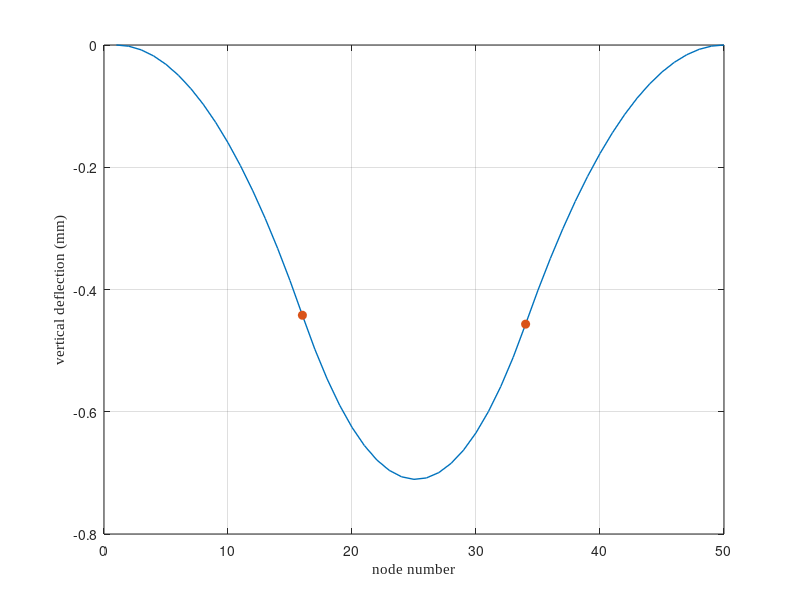
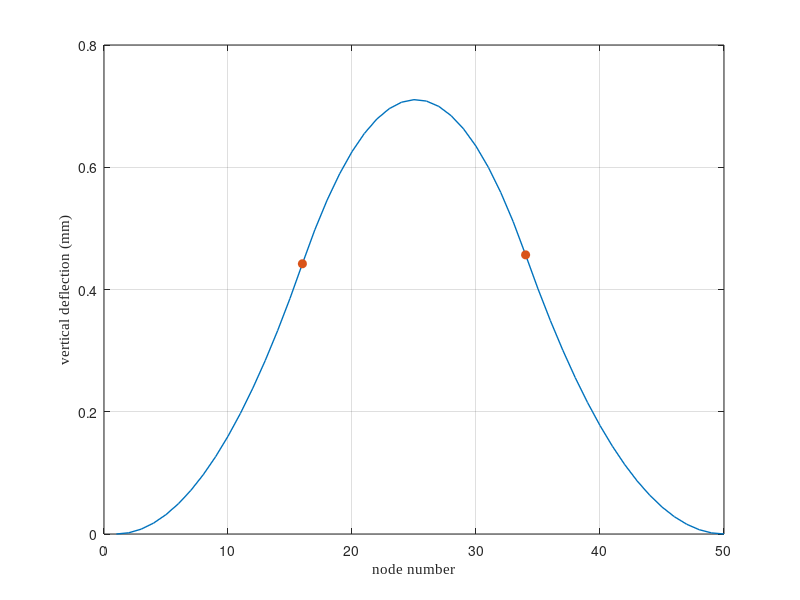
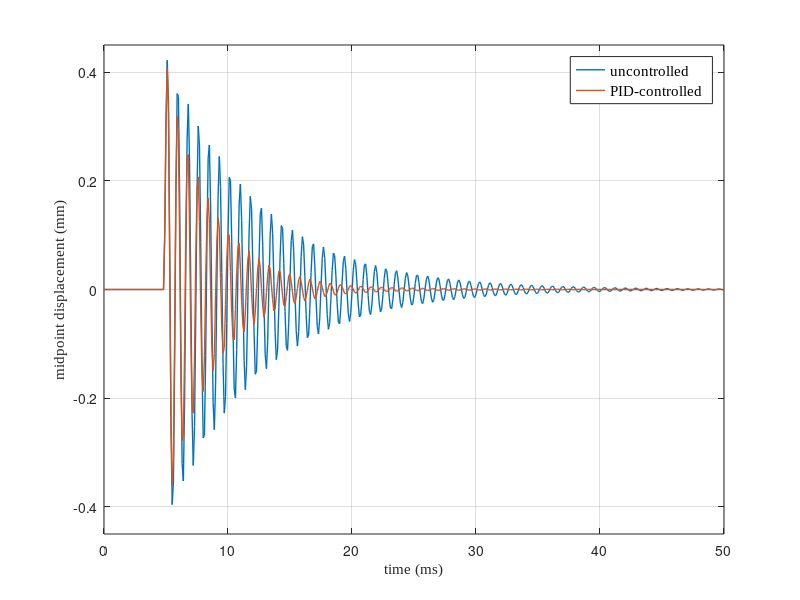
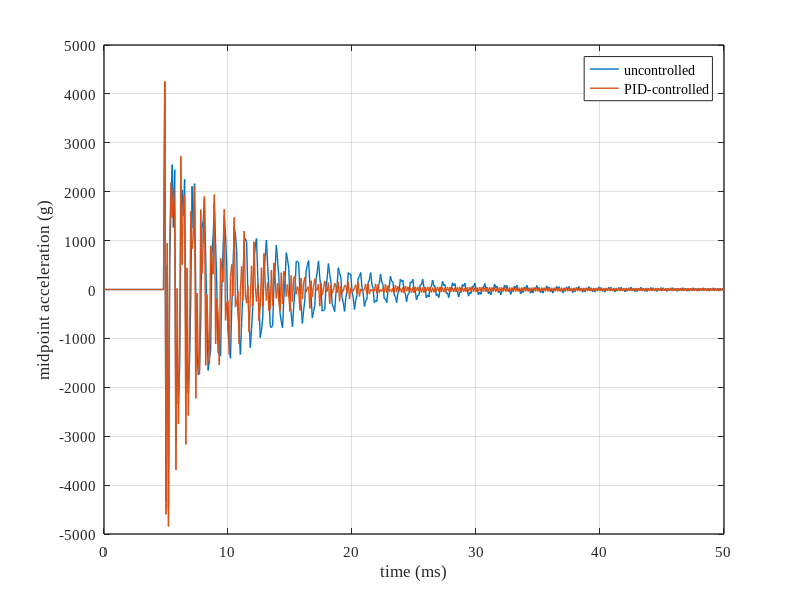

Here is the MATLAB script that generated these plots, in order: (Note: this script raises an error after producing the figures.)
clear; clc; close all;
saveDir = 'C:\Users\trott\Dropbox\Conference Papers\In Progress\Roberts2025_IMECE\Latex\Figures';
if ~exist(saveDir, 'dir')
    mkdir(saveDir);
end

%% FEM Model Setup
% nElem = 49; E = 210e9; A = 0.01; I = 8.333e-6; rho = 7850; L = 2;
%nElem = 49; E = 210e9; width = 0.05; thickness = 0.005; rho = 7850; L = 1;
nElem = 49; 
E = 1.8602e10; 
rho = 515.379; 
width = 0.0254; 
thickness = 0.0016002; 
L = 0.0889;

A = width * thickness; I = (width * thickness^3) / 12; 
nNode = nElem + 1; dof_per_node = 3; totalDOF = nNode * dof_per_node;
Le = L / nElem;
nFrames = 50; colors = lines(nFrames);

m_elem = rho * width * thickness * Le;  % ≈ 0.0006 kg
g = 9.81;
accel_g = 5000;
a_shock = accel_g * g;  % 49,050 m/s²
F_shock = m_elem * a_shock;  % ≈ 0.03 N

% Element matrices
ke_axial = (E*A/Le)*[1 -1; -1 1];
ke_bend = (E*I/Le^3)*[12 6*Le -12 6*Le; 6*Le 4*Le^2 -6*Le 2*Le^2;
                      -12 -6*Le 12 -6*Le; 6*Le 2*Le^2 -6*Le 4*Le^2];
ke = zeros(6); me = zeros(6);
axial = [1 4]; bend = [2 3 5 6];
ke(axial,axial) = ke_axial; ke(bend,bend) = ke_bend;

me_axial = (rho*A*Le/6)*[2 1; 1 2];
me_bend = (rho*A*Le/420)*[156 22*Le 54 -13*Le; 22*Le 4*Le^2 13*Le -3*Le^2;
                          54 13*Le 156 -22*Le; -13*Le -3*Le^2 -22*Le 4*Le^2];
me(axial,axial) = me_axial; me(bend,bend) = me_bend;

K = zeros(totalDOF); M = zeros(totalDOF);
for e = 1:nElem
    idx = (e-1)*dof_per_node + (1:6);
    K(idx,idx) = K(idx,idx) + ke;
    M(idx,idx) = M(idx,idx) + me;
end

% Fixed-fixed boundary
fixedDOF = [1,2,3, totalDOF-2, totalDOF-1, totalDOF];
freeDOF = setdiff(1:totalDOF, fixedDOF);
Kf = K(freeDOF,freeDOF); Mf = M(freeDOF,freeDOF);

%% Static Deflection Under Moment Couple
% Prepare load vector
F_static = zeros(totalDOF, 1);

% Define same moment couple as in control: Nodes 20 and 30
nodeL = 16; nodeR = 34;
DOF_thetaL = (nodeL - 1)*dof_per_node + 3;
DOF_thetaR = (nodeR - 1)*dof_per_node + 3;

M0 = 0.5;  % Nm magnitude of static moment
F_static(DOF_thetaL) = -M0;
F_static(DOF_thetaR) = +M0;

% Apply boundary conditions
F_static_reduced = F_static(freeDOF);

% Solve static equilibrium: Kf * u = F_static
U_static = zeros(totalDOF, 1);
U_static(freeDOF) = Kf \ F_static_reduced;

% Extract vertical displacements
x_nodes = 1:nNode;
w_static = U_static(2:dof_per_node:end);  % vertical DOFs

figure('Units','inches','Position',[1 1 3.6 2.0]);
plot(x_nodes, 1e3*w_static, '-', 'LineWidth', 1);
hold on;

% Mark moment application nodes with red circles
plot(x_nodes([nodeL, nodeR]), 1e3*w_static([nodeL, nodeR]), 'o', ...
     'MarkerSize', 6, 'MarkerFaceColor', colors(2,:), 'Color', colors(2,:));

xlabel('node number', 'FontName', 'Times New Roman', 'FontSize', 11);
ylabel('vertical deflection (mm)', 'FontName', 'Times New Roman', 'FontSize', 11);
ylim([-0.8 0]);
grid on; box on;
% print(gcf, fullfile(saveDir, 'static_deflection_moment1'), '-dpng', '-r300');

F_static(DOF_thetaL) = +M0;  % flipped
F_static(DOF_thetaR) = -M0;

% Apply BCs and solve
F_static_reduced = F_static(freeDOF);
U_static = zeros(totalDOF, 1);
U_static(freeDOF) = Kf \ F_static_reduced;

% Extract and plot
x_nodes = 1:nNode;
w_static = U_static(2:dof_per_node:end);  % vertical DOFs

figure('Units','inches','Position',[1 1 3.6 2.0]);
plot(x_nodes, 1e3*w_static, '-', 'LineWidth', 1);
hold on;

% Mark moment application nodes with red circles
plot(x_nodes([nodeL, nodeR]), 1e3*w_static([nodeL, nodeR]), 'o', ...
     'MarkerSize', 6, 'MarkerFaceColor', colors(2,:), 'Color', colors(2,:));
xlabel('node number', 'FontName', 'Times New Roman', 'FontSize', 11);
ylabel('vertical deflection (mm)', 'FontName', 'Times New Roman', 'FontSize', 11);
ylim([0 0.8]);
grid on; box on;
% print(gcf, fullfile(saveDir, 'static_deflection_moment2'), '-dpng', '-r300');


%% Rayleigh damping
zeta1 = 0.02; zeta2 = 0.05; % A higher zeta2 leads to more natural high-frequency damping
[Phi,D] = eig(Kf,Mf); omega = sqrt(diag(D));
Ar = [1/(2*omega(1)) omega(1)/2; 1/(2*omega(2)) omega(2)/2];
ab = Ar\[zeta1; zeta2]; alpha = ab(1); beta = ab(2);
Cf = alpha*Mf + beta*Kf;

%% Time Integration Setup
dt = 1e-4; Tmax = 0.05; Nt = round(Tmax/dt); t = (0:Nt)*dt;
nDOF_f = length(freeDOF);

% Initial Conditions
W_free = zeros(nDOF_f,Nt+1); V = zeros(nDOF_f,Nt+1); Aacc = zeros(nDOF_f,Nt+1);

% Apply impulse near control region
impulse_node = round(25);  
mid_dof_global = (impulse_node-1)*dof_per_node + 2;
mid_dof = find(freeDOF==mid_dof_global);

f_dyn = zeros(nDOF_f, Nt+1);
impulse_val = 30;

% Apply impulse starting at 0.1 ms (0.0001 s)
impulse_start_time = 0.005;  % seconds
impulse_duration = 0.0001;     % impulse lasts for 1 ms
start_idx = round(impulse_start_time / dt);
num_impulse_steps = round(impulse_duration / dt);

% impulse_val = F_shock;  % ≈ 0.03 N
% impulse_duration = 0.0001;  % 100 µs
% start_idx = round(impulse_start_time / dt);
% num_impulse_steps = round(impulse_duration / dt);
% f_dyn(mid_dof, start_idx : start_idx + num_impulse_steps - 1) = impulse_val;

% Apply impulse to f_dyn starting at start_idx
f_dyn(mid_dof, start_idx : start_idx + num_impulse_steps - 1) = impulse_val;

% Newmark coefficients
b = 1/4; g = 1/2;
a0 = 1/(b*dt^2); a1 = g/(b*dt); a2 = 1/(b*dt); a3 = 1/(2*b)-1;
a4 = g/b - 1; a5 = dt*(g/(2*b)-1);
Keff = Kf + a1*Cf + a0*Mf;

%% Free Response Simulation
W = W_free; Aacc(:,1) = Mf\(f_dyn(:,1) - Cf*V(:,1) - Kf*W(:,1));
for n = 1:Nt
    Feff = f_dyn(:,n+1) + ...
        Mf*(a0*W(:,n) + a2*V(:,n) + a3*Aacc(:,n)) + ...
        Cf*(a1*W(:,n) + a4*V(:,n) + a5*Aacc(:,n));
    W(:,n+1) = Keff \ Feff;
    Aacc(:,n+1) = a0*(W(:,n+1)-W(:,n)) - a2*V(:,n) - a3*Aacc(:,n);
    V(:,n+1) = V(:,n) + dt*((1-g)*Aacc(:,n) + g*Aacc(:,n+1));
end
W_free = W; A_free = Aacc; V_free = V;

% Control nodes (adjacent rotation DOFs)
left_node = 18; right_node = 32;
thetaL_global = (left_node - 1)*dof_per_node + 3;
thetaR_global = (right_node - 1)*dof_per_node + 3;
idL = find(freeDOF==thetaL_global); idR = find(freeDOF==thetaR_global);

if isempty(idL) || isempty(idR)
    error('Control node DOFs not found in freeDOF!');
end

%% PID Tuning Sweep
% Kp_vals = logspace(-2, -1, 10);
% Kd_vals = logspace(-6, -4, 10);
% Ki_vals = logspace(-8, -1, 5);
% results_pid = [];
% 
% peak_response = max(abs(W_free(mid_dof,:)));
% 
% fprintf('Running PID Tuning Sweep:\n');
% for kp = Kp_vals
%     for kd = Kd_vals
%         for ki = Ki_vals
%             fprintf('  Kp=%.1e, Kd=%.1e, Ki=%.1e ...\n', kp, kd, ki);
%             [peak, settle, rms_a] = run_PID_simulation(kp, kd, ki, ...
%                     zeros(nDOF_f,Nt+1), zeros(nDOF_f,Nt+1), zeros(nDOF_f,Nt+1), ...
%                     f_dyn, Mf, Cf, Kf, Keff, dt, Nt, t, mid_dof, freeDOF, totalDOF, ...
%                     dof_per_node, left_node, right_node, peak_response);
% 
%             results_pid = [results_pid; kp, kd, ki, 1e3*peak, settle, rms_a];
%         end
%     end
% end
% 
% T_pid = array2table(results_pid, ...
%     'VariableNames', {'Kp', 'Kd', 'Ki', 'PeakDisp_mm', 'SettleTime_ms', 'RMSAccel'});
% disp(T_pid);
% sorted_pid = sortrows(T_pid, {'PeakDisp_mm', 'SettleTime_ms', 'RMSAccel'});
% best_pid = sorted_pid(1,:);

%% Use Optimal PID Gains
% Kp = best_pid.Kp;
% Kd = best_pid.Kd;
% Ki = best_pid.Ki;
Kp = 0.1;
Kd = 0.00015;      
Ki = 0.01;
fprintf('Using optimal PID gains: Kp = %.2e, Kd = %.2e, Ki = %.2e\n', Kp, Kd, Ki);

%% Run PID Simulation for Plotting (with shutoff)
W_pid = zeros(nDOF_f,Nt+1); 
V_pid = zeros(nDOF_f,Nt+1); 
A_pid = zeros(nDOF_f,Nt+1);
f_pid = f_dyn; 
M_record_pid = zeros(1,Nt);
curvature_integral = 0;

peak_response = max(abs(W_free(mid_dof,:)));
control_threshold = 0.075 * peak_response;   
sustain_steps = round(0.005 / dt);          
below_thresh_counter = 0;
control_active = true;
decay_factor = 1.0;
decay_tau = 0.005;  
decay_started = false;

for n = 1:Nt
    % Check midpoint DOF magnitude
    if abs(W_pid(mid_dof, n)) < control_threshold
        below_thresh_counter = below_thresh_counter + 1;
    else
        below_thresh_counter = 0;
    end

    % Trigger decay if sustained below threshold
    if control_active && below_thresh_counter >= sustain_steps
        control_active = false;
        decay_started = true;
        decay_start_time = t(n);
    end

    % Update decay factor if in decay mode
    if decay_started
        elapsed_decay = t(n) - decay_start_time;
        decay_factor = exp(-elapsed_decay / decay_tau);
        % Optional: zero control if it’s negligible
        if decay_factor < 1e-4
            decay_factor = 0;
        end
    else
        decay_factor = 1.0;
    end

    % Control moment calculation (decay applied to full law)
    thetaL = W_pid(idL, n); thetaR = W_pid(idR, n);
    dthetaL = V_pid(idL, n); dthetaR = V_pid(idR, n);

    curvature = thetaR - thetaL;
    curvature_rate = dthetaR - dthetaL;
    curvature_integral = curvature_integral + curvature * dt;

    M_control = decay_factor * (-Kp * curvature - Kd * curvature_rate - Ki * curvature_integral);

    % Apply moment couple
    f_pid(idL, n+1) = f_pid(idL, n+1) - M_control;
    f_pid(idR, n+1) = f_pid(idR, n+1) + M_control;

    M_record_pid(n) = M_control;

    % Newmark Integration
    Feff = f_pid(:,n+1) + ...
        Mf*(a0*W_pid(:,n) + a2*V_pid(:,n) + a3*A_pid(:,n)) + ...
        Cf*(a1*W_pid(:,n) + a4*V_pid(:,n) + a5*A_pid(:,n));

    W_pid(:,n+1) = Keff \ Feff;
    A_pid(:,n+1) = a0*(W_pid(:,n+1)-W_pid(:,n)) - a2*V_pid(:,n) - a3*A_pid(:,n);
    V_pid(:,n+1) = V_pid(:,n) + dt*((1-g)*A_pid(:,n) + g*A_pid(:,n+1));
end

%% Plot Displacement Comparison with PID
figure('Units','inches','Position',[1 1 3.6 2.0]);
plot(1e3 * t, 1e3 * W_free(mid_dof,:), 'LineWidth', 1); hold on;
plot(1e3 * t, 1e3 * W_pid(mid_dof,:), 'LineWidth', 1);
xlabel('time (ms)', 'FontName', 'Times New Roman', 'FontSize', 11);
ylabel('midpoint displacement (mm)', 'FontName', 'Times New Roman', 'FontSize', 11);
legend({'uncontrolled', 'PID-controlled'}, 'FontName', 'Times New Roman', 'FontSize', 11);
ylim([-0.45 0.45]);
grid on; box on;
% print(gcf, fullfile(saveDir, 'displacement_comparison_pid'), '-dpng', '-r300');

%% Plot Acceleration Comparison
A_free_g = A_free(mid_dof,:) / 9.81;
A_pid_g  = A_pid(mid_dof,:) / 9.81;

figure('Units','inches','Position',[1 1 3.6 2.0]);
plot(1e3 * t, A_free_g, 'LineWidth', 1); hold on;
plot(1e3 * t, A_pid_g, 'LineWidth', 1);

xlabel('time (ms)', 'FontName', 'Times New Roman', 'FontSize', 11);
ylabel('midpoint acceleration (g)', 'FontName', 'Times New Roman', 'FontSize', 11);
legend({'uncontrolled', 'PID-controlled'}, 'FontName', 'Times New Roman', 'FontSize', 9);

% Set Y-limits manually if needed
ylim([-5000 5000]);

% Fix Y-axis tick labels to show plain numbers
yticks(-5000:1000:5000);  % Change spacing if needed
yticklabels(arrayfun(@num2str, -5000:1000:5000, 'UniformOutput', false));

grid on; box on;
set(gca, 'FontName', 'Times New Roman', 'FontSize', 11, 'LineWidth', 1);

%% Plot PID Control Moment
figure('Units','inches','Position',[1 1 3.6 2.0]);
plot(1e3 * t(1:Nt), M_record_pid, 'LineWidth', 1);
xlabel('time (ms)', 'FontName', 'Times New Roman', 'FontSize', 11);
ylabel('control moment (Nm)', 'FontName', 'Times New Roman', 'FontSize', 11);
ylim([-0.045 0.045]);
grid on; box on;
% print(gcf, fullfile(saveDir, 'control_moment_pid'), '-dpng', '-r300');

%% Reconstruct full DOF history
U_hist = zeros(totalDOF, Nt+1);
U_hist(freeDOF, :) = W_free;

% Extract vertical displacements
w_hist = U_hist(2:dof_per_node:end, :);
x_nodes = 1:nNode;
t_hist = t;

% Choose frames
frame_idx = round(linspace(1, size(w_hist, 2), nFrames));

% Build colormap based on time progression
cmap = turbo(nFrames);  % Or use 'parula', 'jet', etc.

% Create figure
figure('Units','inches','Position',[1 1 3.6 3.0]);
hold on;

for i = 1:nFrames
    color = cmap(i, :);
    plot(x_nodes, 1e3 * w_hist(:, frame_idx(i)), '-', ...
         'LineWidth', 1.2, 'Color', color);
end

xlabel('node number', 'FontName', 'Times New Roman', 'FontSize', 11);
ylabel('vertical deflection (mm)', 'FontName', 'Times New Roman', 'FontSize', 11);
ylim([-0.3 0.5]);
grid on; box on;
set(gca, 'FontName', 'Times New Roman', 'FontSize', 11, 'LineWidth', 1);

% Add custom colorbar as time legend
colormap(cmap);
cb = colorbar('southoutside');
cb.Ticks = linspace(0, 1, 5);
cb.TickLabels = arrayfun(@(i) sprintf('%.0f', 1e3 * t_hist(frame_idx(i))), ...
                         round(linspace(1, nFrames, 5)), 'UniformOutput', false);
cb.Label.String = 'time scale (ms)';
cb.Label.FontName = 'Times New Roman';
cb.Label.FontSize = 11;
% print(gcf, fullfile(saveDir, 'beam_shape_over_time_free_colormap'), '-dpng', '-r300');


%% Performance Metrics
disp('Performance Comparison:');

% Metrics
peak_free = max(abs(W_free(mid_dof,:)));
control_active = true;
control_threshold = 0.01 * peak_free;  % 1% of peak
sustain_steps = round(0.005 / dt);     % 5 ms
below_thresh_counter = 0;
peak_pid = max(abs(W_pid(mid_dof,:)));
rms_window = t <= 0.015;
rms_a_free = rms(A_free(mid_dof, rms_window));
rms_a_pid = rms(A_pid(mid_dof, rms_window));
rms_a_free_dB = 20 * log10(rms_a_free);
rms_a_pid_dB  = 20 * log10(rms_a_pid);

% Settling thresholds
settle_thresh_free = 0.05 * peak_free;
settle_thresh_pid   = 0.05 * peak_pid;
sustain_steps = round(0.005 / dt);  % 5 ms

[~, peak_idx_free] = max(abs(W_free(mid_dof,:)));
[~, peak_idx_pid]   = max(abs(W_pid(mid_dof,:)));

settle_free_ms = NaN;
settle_pid_ms   = NaN;

% Settling time detection
for k = peak_idx_free : Nt - sustain_steps
    window = abs(W_free(mid_dof, k : k + sustain_steps));
    if all(window < settle_thresh_free)
        settle_free_ms = t(k) * 1e3;
        break;
    end
end

for k = peak_idx_pid : Nt - sustain_steps
    window = abs(W_pid(mid_dof, k : k + sustain_steps));
    if all(window < settle_thresh_pid)
        settle_pid_ms = t(k) * 1e3;
        break;
    end
end

% Compute improvements
cond_Keff = cond(Keff);
peak_improvement = (peak_free - peak_pid) / peak_free * 100;
rms_improvement = (rms_a_free_dB - rms_a_pid_dB) / rms_a_free_dB * 100;
% fprintf('DEBUG: RMS free = %.4f, RMS pd = %.4f\n', rms_a_free, rms_a_pid);

if ~isnan(settle_free_ms) && ~isnan(settle_pid_ms) && settle_free_ms > 0
    settle_improvement = (settle_free_ms - settle_pid_ms) / settle_free_ms * 100;
else
    settle_improvement = NaN;
end

% Display results
fprintf('Condition number of Keff: %.2e\n', cond_Keff);
fprintf('%-25s %-12s %-12s %-12s\n', 'Metric', 'Free', 'PD', 'Improvement');
fprintf('%-25s %-12.2f %-12.2f %-12.2f\n', 'Peak Displacement (mm)', ...
        1e3 * peak_free, 1e3 * peak_pid, peak_improvement);
if ~isnan(settle_free_ms) && ~isnan(settle_pid_ms)
    fprintf('%-25s %-12.2f %-12.2f %-12.2f\n', 'Settling Time (ms)', ...
            settle_free_ms, settle_pid_ms, settle_improvement);
else
    fprintf('%-25s %-12s %-12s %-12s\n', 'Settling Time (ms)', ...
            settle_free_ms_str(settle_free_ms), ...
            settle_free_ms_str(settle_pid_ms), '--');
end
fprintf('%-25s %-12.2f %-12.2f %-12.2f\n', 'RMS Accel (dB)', ...
        rms_a_free_dB, rms_a_pid_dB, rms_improvement);

% Helper function to print -- for NaNs
function out = settle_free_ms_str(val)
    if isnan(val)
        out = '--';
    else
        out = sprintf('%.2f', val);
    end
end

%% Helper function for PID simulation
function [peak_pid, settle_pid_ms, rms_pid] = run_PID_simulation(Kp, Kd, Ki, ...
    W0, V0, A0, f_dyn, Mf, Cf, Kf, Keff, dt, Nt, t, mid_dof, freeDOF, ...
    totalDOF, dof_per_node, left_node, right_node, peak_response)

    nDOF_f = size(W0, 1);
    W_pid = W0; V_pid = V0; A_pid = A0;
    f_pid = f_dyn;
    M_record = zeros(1, Nt);
    curvature_integral = 0;

    thetaL_global = (left_node - 1)*dof_per_node + 3;
    thetaR_global = (right_node - 1)*dof_per_node + 3;
    idL = find(freeDOF == thetaL_global); idR = find(freeDOF == thetaR_global);

    b = 1/4; g = 1/2;
    a0 = 1/(b*dt^2); a1 = g/(b*dt); a2 = 1/(b*dt); a3 = 1/(2*b)-1;
    a4 = g/b - 1; a5 = dt*(g/(2*b)-1);

    control_threshold = 0.075 * peak_response;   
    sustain_steps = round(0.005 / dt);          
    below_thresh_counter = 0;
    control_active = true;
    decay_factor = 1.0;
    decay_tau = 0.005;  
    decay_started = false;

    for n = 1:Nt
        % Check midpoint DOF magnitude
        if abs(W_pid(mid_dof, n)) < control_threshold
            below_thresh_counter = below_thresh_counter + 1;
        else
            below_thresh_counter = 0;
        end
    
        % Trigger decay if sustained below threshold
        if control_active && below_thresh_counter >= sustain_steps
            control_active = false;
            decay_started = true;
            decay_start_time = t(n);
        end
    
        % Update decay factor if in decay mode
        if decay_started
            elapsed_decay = t(n) - decay_start_time;
            decay_factor = exp(-elapsed_decay / decay_tau);
            % Optional: zero control if it’s negligible
            if decay_factor < 1e-4
                decay_factor = 0;
            end
        else
            decay_factor = 1.0;
        end
    
        % Control moment calculation (decay applied to full law)
        thetaL = W_pid(idL, n); thetaR = W_pid(idR, n);
        dthetaL = V_pid(idL, n); dthetaR = V_pid(idR, n);
    
        curvature = thetaR - thetaL;
        curvature_rate = dthetaR - dthetaL;
        curvature_integral = curvature_integral + curvature * dt;
    
        M_control = decay_factor * (-Kp * curvature - Kd * curvature_rate - Ki * curvature_integral);
    
        % Apply moment couple
        f_pid(idL, n+1) = f_pid(idL, n+1) - M_control;
        f_pid(idR, n+1) = f_pid(idR, n+1) + M_control;
    
        M_record_pid(n) = M_control;
    
        % Newmark Integration
        Feff = f_pid(:,n+1) + ...
            Mf*(a0*W_pid(:,n) + a2*V_pid(:,n) + a3*A_pid(:,n)) + ...
            Cf*(a1*W_pid(:,n) + a4*V_pid(:,n) + a5*A_pid(:,n));
    
        W_pid(:,n+1) = Keff \ Feff;
        A_pid(:,n+1) = a0*(W_pid(:,n+1)-W_pid(:,n)) - a2*V_pid(:,n) - a3*A_pid(:,n);
        V_pid(:,n+1) = V_pid(:,n) + dt*((1-g)*A_pid(:,n) + g*A_pid(:,n+1));
    end

    response = W_pid(mid_dof, :);
    peak_pid = max(abs(response));
    rms_pid = rms(A_pid(mid_dof, t <= 0.015));

    % Settling time detection
    settle_thresh = 0.05 * peak_pid;
    sustain_steps = round(0.005 / dt);
    [~, peak_idx] = max(abs(response));
    settle_pid_ms = NaN;

    for k = peak_idx:Nt - sustain_steps
        if all(abs(response(k:k + sustain_steps)) < settle_thresh)
            settle_pid_ms = (k * dt) * 1e3;
            break;
        end
    end
end
